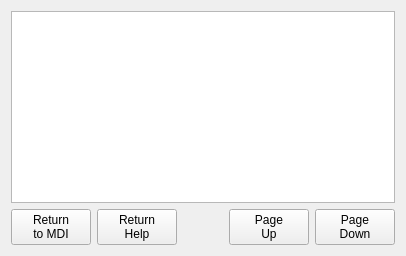
             <widget class="QWidget" name="page_16">
              <layout class="QGridLayout" name="gridLayout_40">
               <item row="1" column="4">
                <widget class="QPushButton" name="gcodeListPageDownBtn">
                 <property name="text">
                  <string>Page
Down</string>
                 </property>
                </widget>
               </item>
               <item row="1" column="0">
                <widget class="QPushButton" name="pushButton_113">
                 <property name="text">
                  <string>Return
to MDI</string>
                 </property>
                 <property name="page" stdset="0">
                  <number>0</number>
                 </property>
                 <attribute name="buttonGroup">
                  <string notr="true">mdiNavBtns</string>
                 </attribute>
                </widget>
               </item>
               <item row="0" column="0" colspan="5">
                <widget class="QListWidget" name="gcodeHelpListWidget">
                 <property name="sizePolicy">
                  <sizepolicy hsizetype="Expanding" vsizetype="Expanding">
                   <horstretch>0</horstretch>
                   <verstretch>0</verstretch>
                  </sizepolicy>
                 </property>
                 <property name="verticalScrollBarPolicy">
                  <enum>Qt::ScrollBarAlwaysOff</enum>
                 </property>
                </widget>
               </item>
               <item row="1" column="3">
                <widget class="QPushButton" name="gcodeListPageUpBtn">
                 <property name="text">
                  <string>Page
Up</string>
                 </property>
                </widget>
               </item>
               <item row="1" column="1">
                <widget class="QPushButton" name="pushButton_54">
                 <property name="text">
                  <string>Return
Help</string>
                 </property>
                 <property name="page" stdset="0">
                  <number>1</number>
                 </property>
                 <attribute name="buttonGroup">
                  <string notr="true">mdiNavBtns</string>
                 </attribute>
                </widget>
               </item>
               <item row="1" column="2">
                <spacer name="horizontalSpacer_4">
                 <property name="orientation">
                  <enum>Qt::Horizontal</enum>
                 </property>
                 <property name="sizeHint" stdset="0">
                  <size>
                   <width>40</width>
                   <height>20</height>
                  </size>
                 </property>
                </spacer>
               </item>
              </layout>
             </widget>
